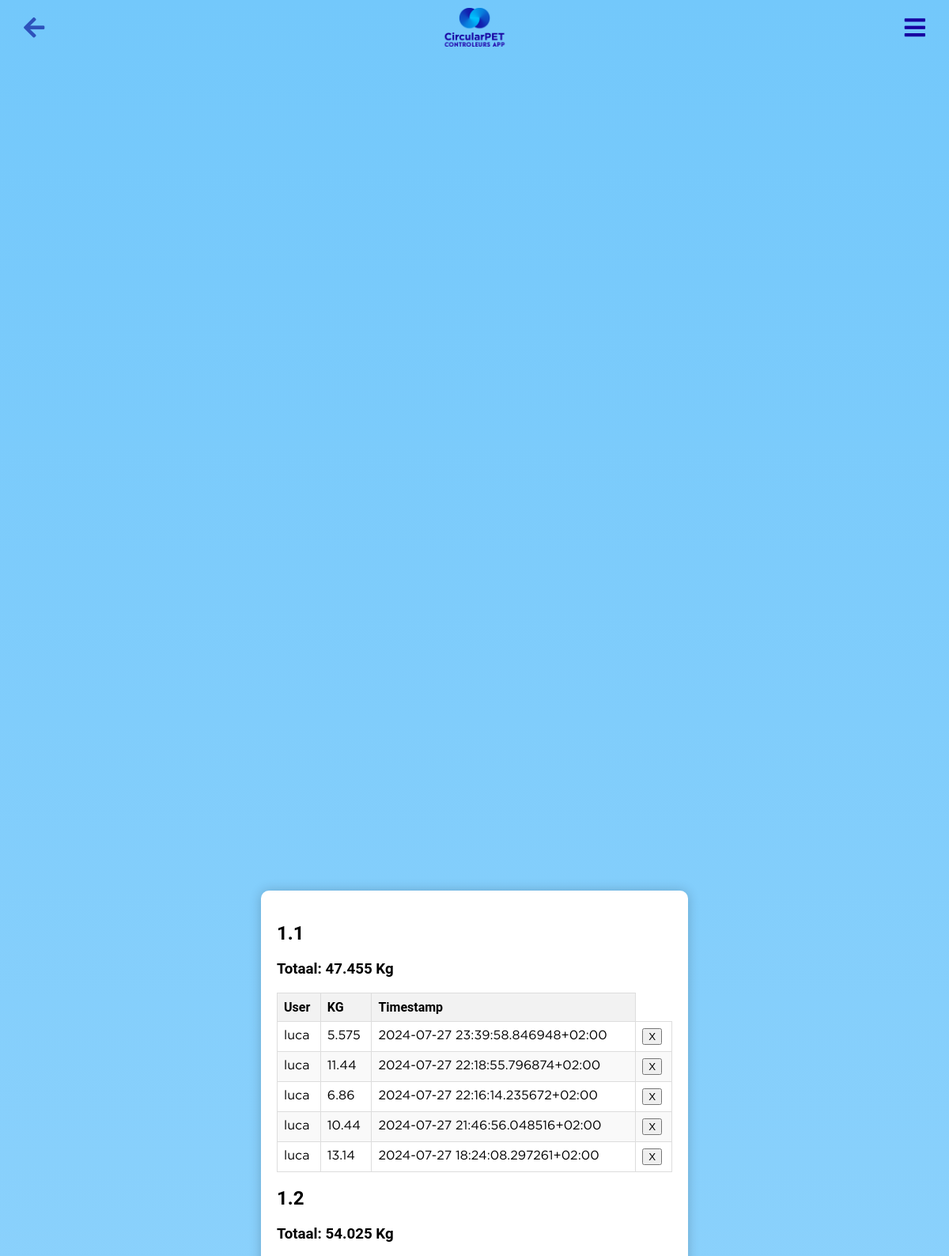
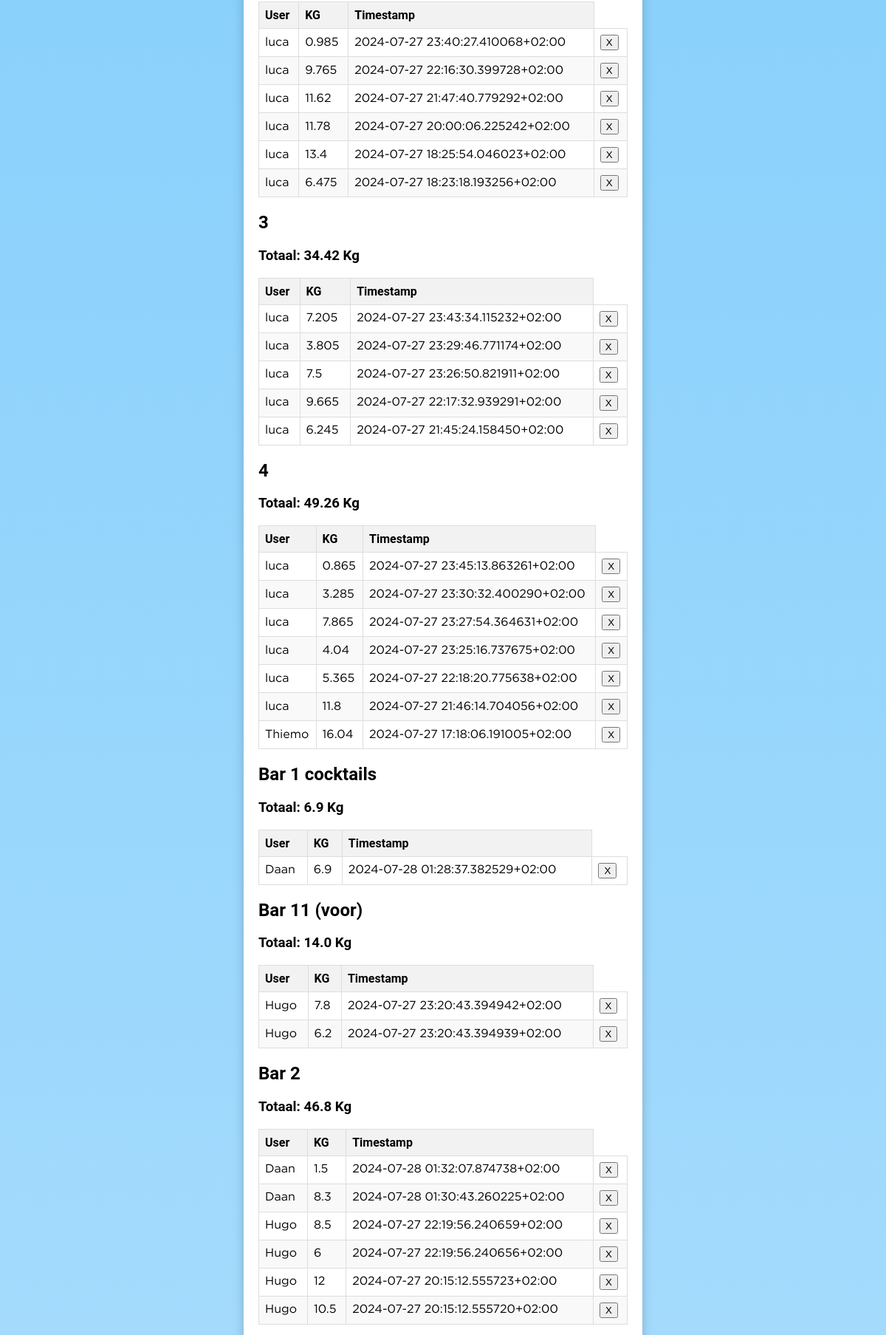
The app's page /change_log (upper part) with its own data (2 pictures, top to bottom).
### app.py (models this page shows, shortened)
class ZakkenKGLog(db.Model):
    id = db.Column(db.Integer, primary_key=True)
    bar_id = db.Column(db.Integer, db.ForeignKey('bar.id'), nullable=False)
    user_id = db.Column(db.Integer, db.ForeignKey('user.id'), nullable=False)
    kg_submitted = db.Column(db.Integer, nullable=False)
    timestamp = db.Column(db.DateTime, default=datetime.utcnow)

class User(db.Model, UserMixin):  # Extend User model with UserMixin
    id = db.Column(db.Integer, primary_key=True)
    username = db.Column(db.String(80), unique=True, nullable=False)
    password = db.Column(db.String(120), nullable=False)
    is_admin = db.Column(db.Boolean, default=False, nullable=False)
    location_id = db.Column(db.Integer, db.ForeignKey('location.id'), nullable=True)
    location = db.relationship('Location', backref=db.backref('users', lazy=True))
    group = db.Column(db.String(120), nullable=True)
    badges = db.Column(db.Integer, default=0)
    profile_picture = db.Column(db.String(255), nullable=True)
    email = db.Column(db.String(120), unique=True, nullable=False)  # New email field
    phone_number = db.Column(db.String(20), nullable=True)  # New phone number field
    has_accessed_briefing = db.Column(db.Boolean, default=False)

### app.py (the view)
@app.route('/change_log')
def change_log():
    location_id = request.args.get('location_id')
    query = db.session.query(
        ChangeLog, Bar.name.label('bar_name')
    ).join(Bar, ChangeLog.bar_id == Bar.id)
    if location_id and location_id.strip():
        query = query.join(Location, Bar.location_id == Location.id).filter(Location.id == location_id)
    changes_with_bar_names = query.all()
    changes_grouped_by_bar = {}
    for change, bar_name in changes_with_bar_names:
        bar_changes = changes_grouped_by_bar.setdefault(bar_name, [])
        bar_changes.append(change)
    zakken_kg_log_query = db.session.query(
        ZakkenKGLog.bar_id, Bar.name, db.func.sum(ZakkenKGLog.kg_submitted).label('total_kg')
    ).join(Bar, ZakkenKGLog.bar_id == Bar.id)
    if location_id and location_id.strip():
        zakken_kg_log_query = zakken_kg_log_query.join(Location, Bar.location_id == Location.id)\
                                                 .filter(Location.id == location_id)
    zakken_kg_logs_grouped = zakken_kg_log_query.group_by(ZakkenKGLog.bar_id, Bar.name).order_by(Bar.name).all()
    locations = Location.query.all()
    detailed_logs_by_bar = {}
    for bar_id, _, _ in zakken_kg_logs_grouped:
        detailed_logs = db.session.query(
            ZakkenKGLog,
            User.username,
            Bar.name.label('bar_name')
        ).join(User, ZakkenKGLog.user_id == User.id)\
         .join(Bar, ZakkenKGLog.bar_id == Bar.id)\
         .filter(ZakkenKGLog.bar_id == bar_id)\
         .order_by(ZakkenKGLog.timestamp.desc()).all()
        detailed_logs_by_bar[bar_id] = detailed_logs
    return render_template('change_log.html',
                           changes_grouped_by_bar=changes_grouped_by_bar,
                           zakken_kg_logs_grouped=zakken_kg_logs_grouped,
                           detailed_logs_by_bar=detailed_logs_by_bar,
                           locations=locations)  # Include locations in the context for the dropdown

### app.py (called while the page is built)
def utc_to_local(utc_dt):
    if utc_dt is None:
        return None
    if isinstance(utc_dt, str):
        utc_dt = datetime.strptime(utc_dt, '%Y-%m-%d %H:%M:%S')
    if utc_dt.tzinfo is None:
        utc_dt = utc_dt.replace(tzinfo=pytz.utc)
    local_tz = pytz.timezone('Europe/Amsterdam')  # Use the Netherlands timezone
    local_dt = utc_dt.astimezone(local_tz)
    return local_tz.normalize(local_dt)  # Nor

@app.template_filter('to_local')
def to_local_filter(utc_dt):
    return utc_to_local(utc_dt)

### templates/change_log.html (shortened to what this page needs)
<!DOCTYPE html>
<html lang="en">
<head>
    <link rel="stylesheet" href="{{ url_for('static', filename='main.css') }}">
    <link rel="stylesheet" href="https://cdnjs.cloudflare.com/ajax/libs/font-awesome/5.15.3/css/all.min.css">
</head>
<body>
    <img src="{{ url_for('static', filename='logo.png') }}" alt="CircularPET Logo" class="logo2">
    <a href="javascript:history.back()" class="back-button"><i class="fas fa-arrow-left"></i></a>
    <div class="gear-icon-container"> <i id="toggleSidebar" class="fa fa-bars"></i></div>
    <div class="content-container">
            {% for bar_id, bar_name, total_kg in zakken_kg_logs_grouped %}
                <div class="bar-log-container">
                    <h2>{{ bar_name }}</h2>
                    <h3>Totaal: {{ total_kg }} Kg</h3>
                    <table>
                        <thead>
                            <tr>
                                <th>User</th>
                                <th>KG</th>
                                <th>Timestamp</th>
                            </tr>
                        </thead>
                        <tbody>
                            {% for log, username, bar_name in detailed_logs_by_bar[bar_id] %}
                            <tr>
                                <td>{{ username }}</td>
                                <td>{{ log.kg_submitted }}</td>
                                <td>{{ log.timestamp|to_local }}</td>                                  <td>
                                    <form class="minderm" action="{{ url_for('delete_log', log_id=log.id) }}" method="post" onsubmit="return confirm('Are you sure you want to delete this entry?');">
                                        <button type="submit" class="btn btn-danger">X</button>
                                    </form>
                                </td>
                            </tr>
                            {% else %}
                            <tr>
                                <td colspan="4">No entries found.</td>
                            </tr>
                            {% endfor %}
                        </tbody>
                    </table>
                </div>
            {% endfor %}
</body>
</html>

### static/main.css (style rules this page uses)
:root { --pc: #1700a1; --cs: #ff8547; --bc: #fff; }
:root { --bar-color: #1700a1; --container-color: #ff8547; }
body { font-family: "Roboto", sans-serif; background: linear-gradient(to bottom, #73c8fb 0%, #e0f2ff 100%); margin: 0; padding: 0; display: flex; height: 100vh; align-items: center; flex-wrap: wrap; justify-content: center; overflow-x: hidden; }
.back-button { position: fixed; top: 10px; left: 10px; background-color: transparent; color: #2e52bb; text-decoration: none; padding: 10px 20px; border-radius: 5px; font-size: 30px; z-index: 1000; }
.logo2 { position: absolute; top: 10px; width: 90px; position: fixed; z-index: 1000; }
.gear-icon-container { position: fixed; top: 20px; right: 20px; cursor: pointer; font-size: 24px; color: var(--pc); font-size: 30px; padding: 10px 20px; margin-top: -10px; margin-right: -10px; z-index: 1000; }
::placeholder { color: #888; }
form { background: #fff; padding: 20px; border-radius: 10px; display: inline-block; }
.minderm { padding: 0; }
.content-container { width: 80%; background-color: var(--bc); padding: 20px; border-radius: 10px; box-shadow: 0px 0px 15px rgba(0, 0, 0, 0.2); margin: 20px auto; }

### templates/change_log.html (style rules this page uses)
table { width: 100%; border-collapse: collapse; max-width: 500px; }
th, td { border: 1px solid #ddd; padding: 8px; text-align: left; }
th { background-color: #f2f2f2; }
tr:nth-child(even) { background-color: #f9f9f9; }
.content-container { width: 95%; max-width: 1200px; margin: 20px auto; padding: 20px; background-color: #fff; border-radius: 10px; box-shadow: 0px 0px 15px rgba(0, 0, 0, 0.2); overflow-y: auto; max-height: 70vh; max-width: 500px; }

### records on screen
ZakkenKGLog: username "luca", kg_submitted "5.575", timestamp|to_local "2024-07-27 23:39:58.846948+02:00"
ZakkenKGLog: username "luca", kg_submitted "11.44", timestamp|to_local "2024-07-27 22:18:55.796874+02:00"
ZakkenKGLog: username "luca", kg_submitted "6.86", timestamp|to_local "2024-07-27 22:16:14.235672+02:00"
ZakkenKGLog: username "luca", kg_submitted "10.44", timestamp|to_local "2024-07-27 21:46:56.048516+02:00"
ZakkenKGLog: username "luca", kg_submitted "13.14", timestamp|to_local "2024-07-27 18:24:08.297261+02:00"
ZakkenKGLog: username "luca", kg_submitted "0.985", timestamp|to_local "2024-07-27 23:40:27.410068+02:00"
ZakkenKGLog: username "luca", kg_submitted "9.765", timestamp|to_local "2024-07-27 22:16:30.399728+02:00"
ZakkenKGLog: username "luca", kg_submitted "11.62", timestamp|to_local "2024-07-27 21:47:40.779292+02:00"
ZakkenKGLog: username "luca", kg_submitted "11.78", timestamp|to_local "2024-07-27 20:00:06.225242+02:00"
ZakkenKGLog: username "luca", kg_submitted "13.4", timestamp|to_local "2024-07-27 18:25:54.046023+02:00"
ZakkenKGLog: username "luca", kg_submitted "6.475", timestamp|to_local "2024-07-27 18:23:18.193256+02:00"
ZakkenKGLog: username "luca", kg_submitted "7.205", timestamp|to_local "2024-07-27 23:43:34.115232+02:00"
ZakkenKGLog: username "luca", kg_submitted "3.805", timestamp|to_local "2024-07-27 23:29:46.771174+02:00"
ZakkenKGLog: username "luca", kg_submitted "7.5", timestamp|to_local "2024-07-27 23:26:50.821911+02:00"
ZakkenKGLog: username "luca", kg_submitted "9.665", timestamp|to_local "2024-07-27 22:17:32.939291+02:00"
ZakkenKGLog: username "luca", kg_submitted "6.245", timestamp|to_local "2024-07-27 21:45:24.158450+02:00"
ZakkenKGLog: username "luca", kg_submitted "0.865", timestamp|to_local "2024-07-27 23:45:13.863261+02:00"
ZakkenKGLog: username "luca", kg_submitted "3.285", timestamp|to_local "2024-07-27 23:30:32.400290+02:00"
ZakkenKGLog: username "luca", kg_submitted "7.865", timestamp|to_local "2024-07-27 23:27:54.364631+02:00"
ZakkenKGLog: username "luca", kg_submitted "4.04", timestamp|to_local "2024-07-27 23:25:16.737675+02:00"
ZakkenKGLog: username "luca", kg_submitted "5.365", timestamp|to_local "2024-07-27 22:18:20.775638+02:00"
ZakkenKGLog: username "luca", kg_submitted "11.8", timestamp|to_local "2024-07-27 21:46:14.704056+02:00"
ZakkenKGLog: username "Thiemo", kg_submitted "16.04", timestamp|to_local "2024-07-27 17:18:06.191005+02:00"
ZakkenKGLog: username "Daan", kg_submitted "6.9", timestamp|to_local "2024-07-28 01:28:37.382529+02:00"
ZakkenKGLog: username "Hugo", kg_submitted "7.8", timestamp|to_local "2024-07-27 23:20:43.394942+02:00"
ZakkenKGLog: username "Hugo", kg_submitted "6.2", timestamp|to_local "2024-07-27 23:20:43.394939+02:00"
ZakkenKGLog: username "Daan", kg_submitted "1.5", timestamp|to_local "2024-07-28 01:32:07.874738+02:00"
ZakkenKGLog: username "Daan", kg_submitted "8.3", timestamp|to_local "2024-07-28 01:30:43.260225+02:00"
ZakkenKGLog: username "Hugo", kg_submitted "8.5", timestamp|to_local "2024-07-27 22:19:56.240659+02:00"
ZakkenKGLog: username "Hugo", kg_submitted "6", timestamp|to_local "2024-07-27 22:19:56.240656+02:00"
ZakkenKGLog: username "Hugo", kg_submitted "12", timestamp|to_local "2024-07-27 20:15:12.555723+02:00"
ZakkenKGLog: username "Hugo", kg_submitted "10.5", timestamp|to_local "2024-07-27 20:15:12.555720+02:00"

### other values on screen
{{ bar_name }} "1.1" "1.2" "3" "4" "Bar 1 cocktails" "Bar 11 (voor)" "Bar 2"
{{ total_kg }} "47.455" "54.025" "34.42" "49.26" "6.9" "14.0" "46.8"
